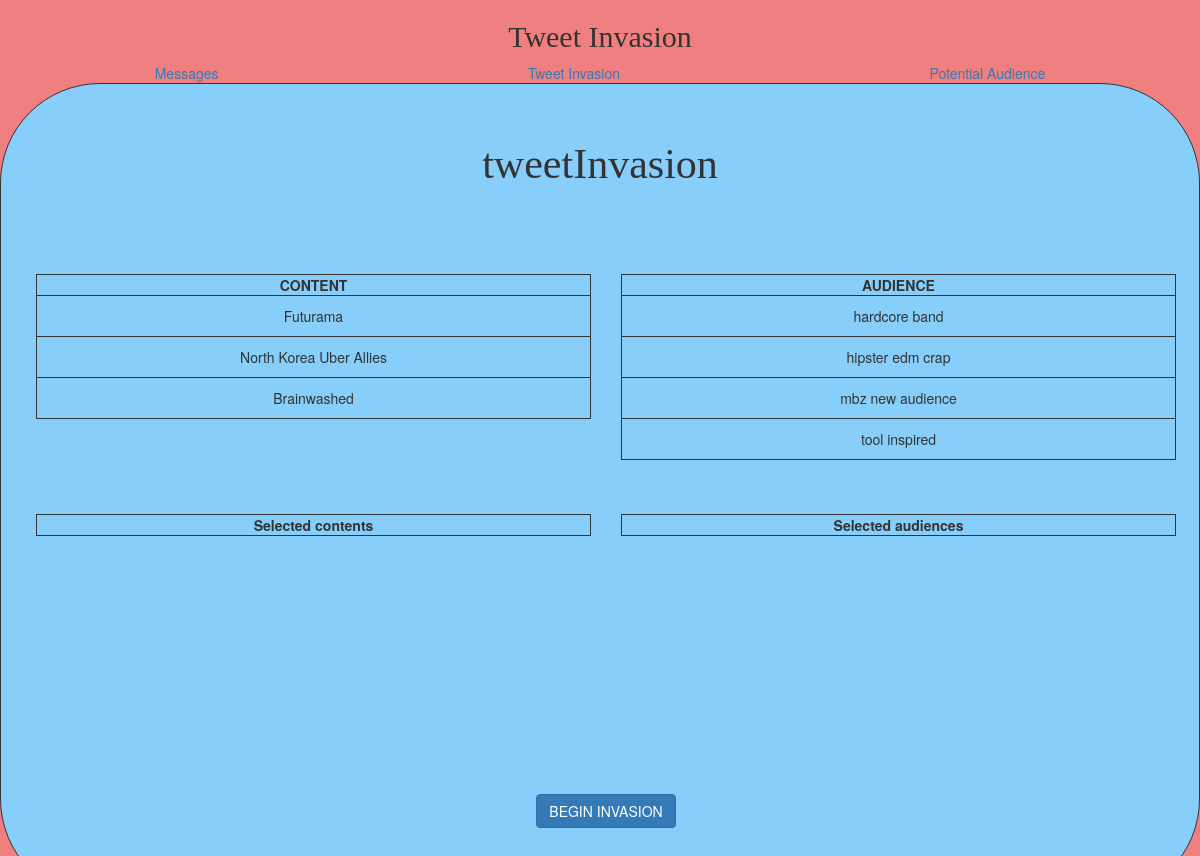
The page / on the database its author committed.
### tables this page shows
CREATE TABLE "content" (
	"cID"	INTEGER NOT NULL PRIMARY KEY AUTOINCREMENT UNIQUE,
	"link"	TEXT,
	"title"	TEXT
);

### tweetHome.py (the view)
@app.route('/')
def tweetInvasion():
    contents = getContent()
    audience = getAudiences()
    return render_template('tweetInvasion.html', contents=contents, audience=audience)

### tweetHome.py (called while the page is built)
def getContent():
    con = sql.connect("TWIdatabase.db")
    con.row_factory = sql.Row
    cur = con.cursor()
    cur.execute('select title, cID from content')
    content = cur.fetchall()
    if len(content) == 0:
        content = 'empty'
    con.close()
    return content

def getAudiences():
    con = sql.connect("TWIdatabase.db")
    con.row_factory = sql.Row
    cur = con.cursor()
    cur.execute("SELECT sum(followers) as fl, name from audience group by name")
    row = cur.fetchall()
    con.close()
    if len(row) == 0:
        row = 'empty'
    return row

### templates/tweetInvasion.html (shortened to what this page needs)
{% extends 'home.html' %}
{% block content %}
    <div class='mainObject'>
        <div style='padding:30px; font-size:3em; font-family:Times New Roman'>tweetInvasion</div>
        <div class="container" style='margin:50px auto'>
            <div class="row">
                <div style='height:30vh; overflow-y:scroll' class="col-md-6 udContainer">
                    {% if contents is string %}
                        <div style='padding:30px; font-size:1.5em'>No messages here, write one!</div>
                    {% else %}
                        <table style='width:100%'>
                            <thead>
                                <th style='text-align:center'>
                                    <div ><b>CONTENT</b></div>
                                </th>
                            </thead>
                            {% for content in contents %}
                                <tr>
                                    <td class='crowHover2' data-id='{{content["cID"]}}'>{{content['title']}}</td>
                                </tr>
                            {% endfor %}
                        </table>
                    {% endif %}
                </div>
                <div style='height:30vh; overflow-y:scroll' class="col-md-6 udContainer">
                    {% if audience is string %}
                        <div style='padding:30px; font-size:1.5em'>No messages here, write one!</div>
                    {% else %}
                        <table style='width:100%'>
                            <thead>
                                <th style='text-align:center'>
                                    <div ><b>AUDIENCE</b></div>
                                </th>
                            </thead>
                            {% for au in audience %}
                                <tr>
                                    <td class='arowHover2'>{{au['name']}}</td>
                                </tr>
                            {% endfor %}
                        </table>
                    {% endif %}
                </div>
            </div>
            <div class="row">
                <div id='chooseContent' style='height:30vh; overflow-y:scroll' class="col-md-6 udContainer">
                    <table style='width:100%'>
                        <thead>
                            <th style='text-align:center'>
                                <div ><b>Selected contents</b></div>
                            </th>
                        </thead>
                    </table>
                </div>
                <div id='chooseAudience' style='height:30vh; overflow-y:scroll' class="col-md-6 udContainer">
                    <table style='width:100%'>
                        <thead>
                            <th style='text-align:center'>
                                <div ><b>Selected audiences</b></div>
                            </th>
                        </thead>
                    </table>
                </div>
        </div>
        <button style='margin-top:40px' id='beginInvasion' class='btn btn-primary'>BEGIN INVASION</button>
    </div>
</div>
{% endblock %}

### static/style.css (style rules this page uses)
.mainObject { padding: 20px; margin: auto; text-align: center; }
.udContainer td { padding:10px !important; border: 0.5px solid; }
.udContainer th { border: 0.5px solid; }
.udContainer { width:45vw; margin:auto; overflow:hidden; text-align:center }
.udContainer tr { border:solid 1px }

### rows shown on the page
content: title "Futurama"
content: title "North Korea Uber Allies"
content: title "Brainwashed"

### other values the page prints
{{ au['name'] }} "hardcore band" "hipster edm crap" "mbz new audience" "tool inspired"
